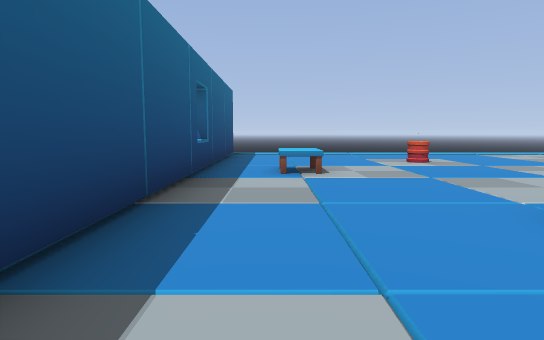
View 1 (above)

16 first-person views from a walk through a 3-D level made in the Godot game engine. The camera is 1.4 m above the floor, tilts 6° down and sees 75° across. The floor is counted in squares, 2 m on a side. Each view is taken from the middle of a square. On the plan, view 1 faces up. The plan holds only what a view shows up to about 11 squares ahead; the rest is blank. The place goes on beyond the plan.

View 2
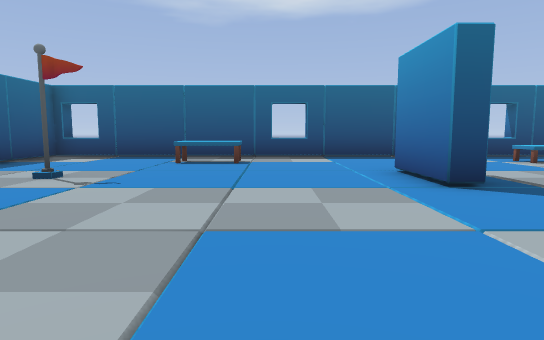

View 3
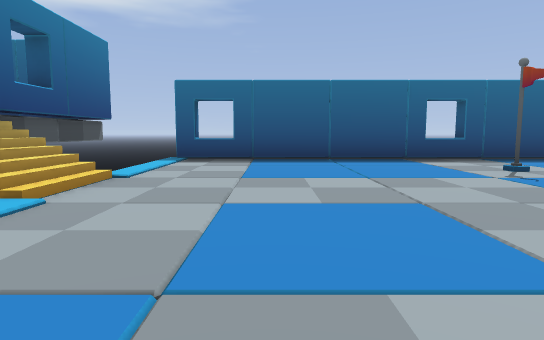

View 4
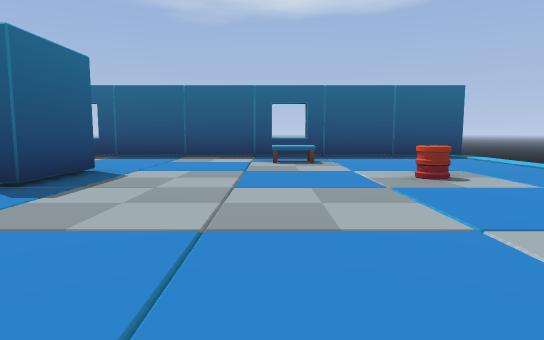

View 5
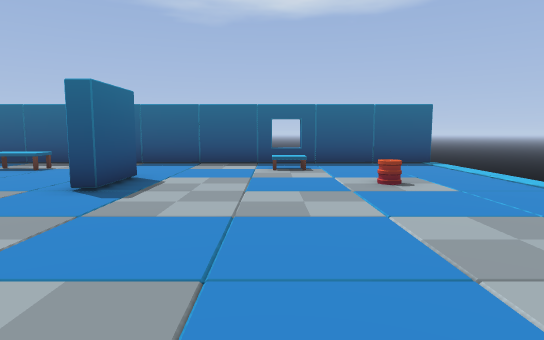

View 6
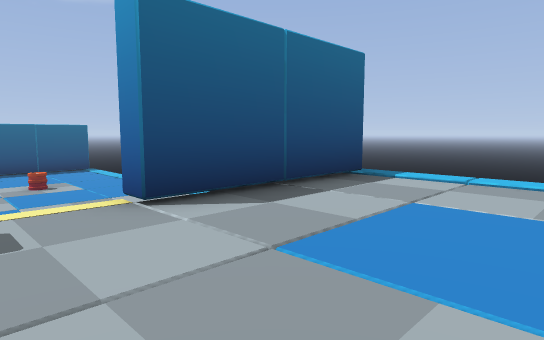

View 7
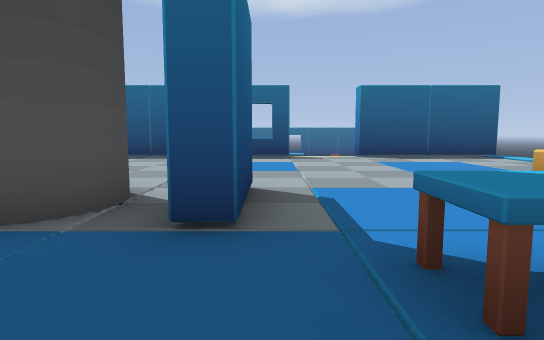

View 8
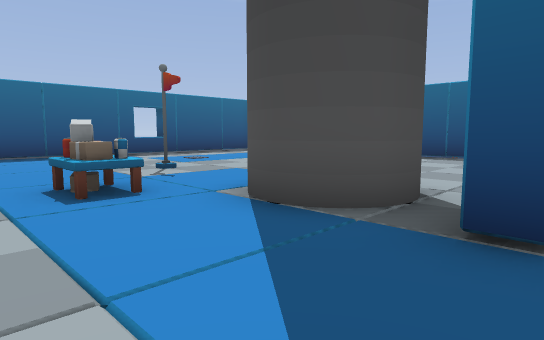

View 9
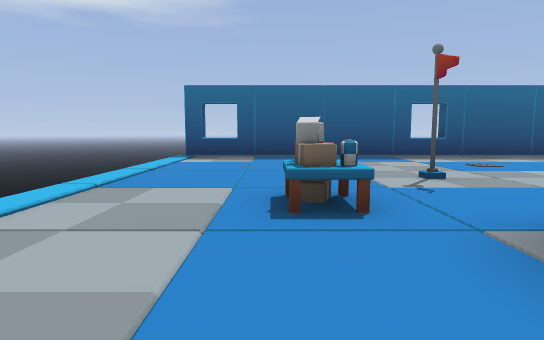

View 10
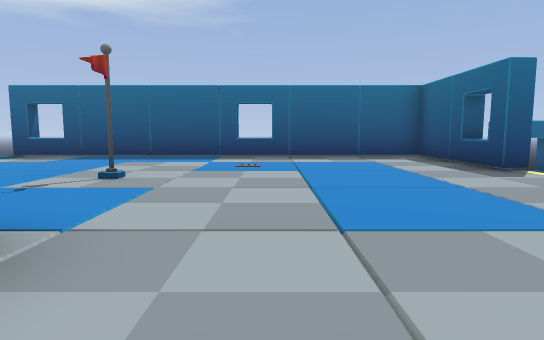

View 11
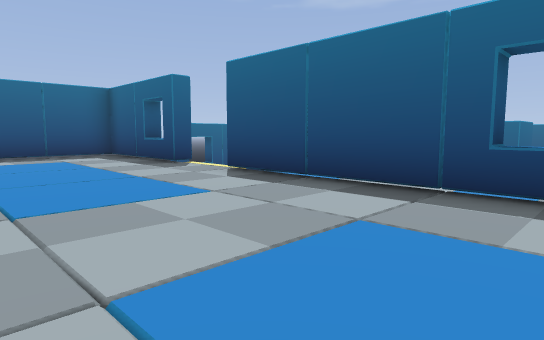

View 12
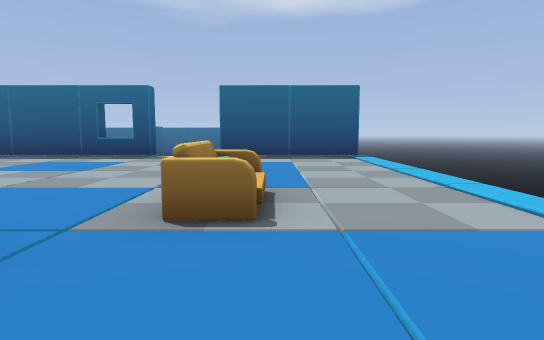

View 13
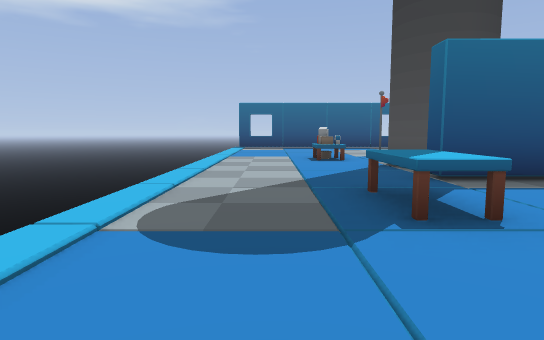

View 14
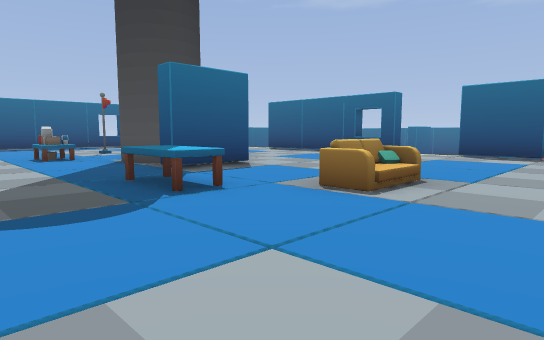

View 15
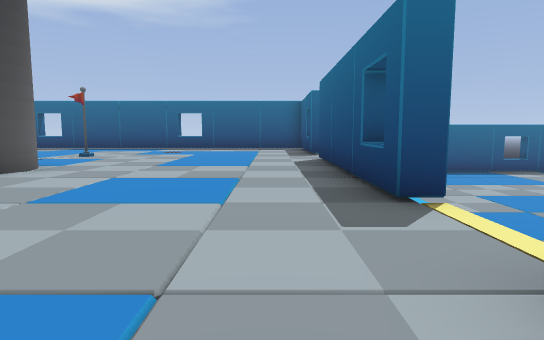

View 16
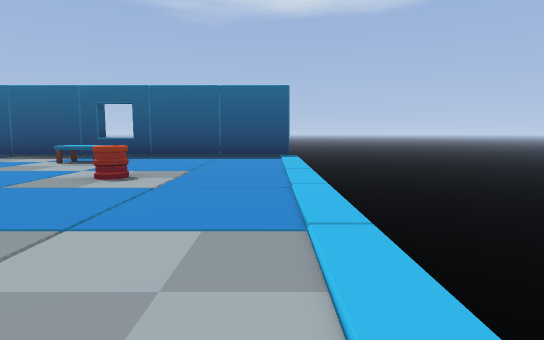

### Floor plan
Key: @ floor where view 1 was taken; # wall or solid block; . main floor; - floor 2 m lower than the main floor; / step, stairs or slope; v drop or lower ground; B barrel; T table; F flag; S sofa.
Columns run from 2 left of view 1 to 25 right of it. Each row starts with its distance up from view 1.
 12  vvvvvvvvvv    vvvvvvvv
 11 #-----------  #............
 10 #----------   #............
  9 #-----B----   #............
  8 #-----------  v......SS....v
  7 #-TT--------  /........TT..v
  6  -TT-------- //........TT..v
  5 #-----------  v......##....v
  4 #-----------  #............v
  3 #----##------ #......##....v
  2 #------------ #......##....v
  1 #------------ #........TT..v
  0 #-@----------v ........TT..v
 -1 #-TT---------//......FF....v
 -2 #-TT---------//......FF....v
 -3 #----FF------vv............v
 -4 #----FF------v#............v
 -5 #------------v#............v
 -6 v------------v#............v
 -7  ####v#######  ####v#######

Positions as (right, up) in squares from view 1, and headings:
1: (0, 0), facing up
2: (9, 0), facing left
3: (8, 3), facing down
4: (9, 6), facing left
5: (11, 6), facing left
6: (16, 6), facing up-left
7: (23, 5), facing left
8: (23, 5), facing down-left
9: (22, 4), facing down
10: (17, 4), facing down
11: (17, 5), facing down-left
12: (23, 9), facing left
13: (23, 10), facing down
14: (24, 11), facing down-left
15: (14, 9), facing down
16: (9, 11), facing left
